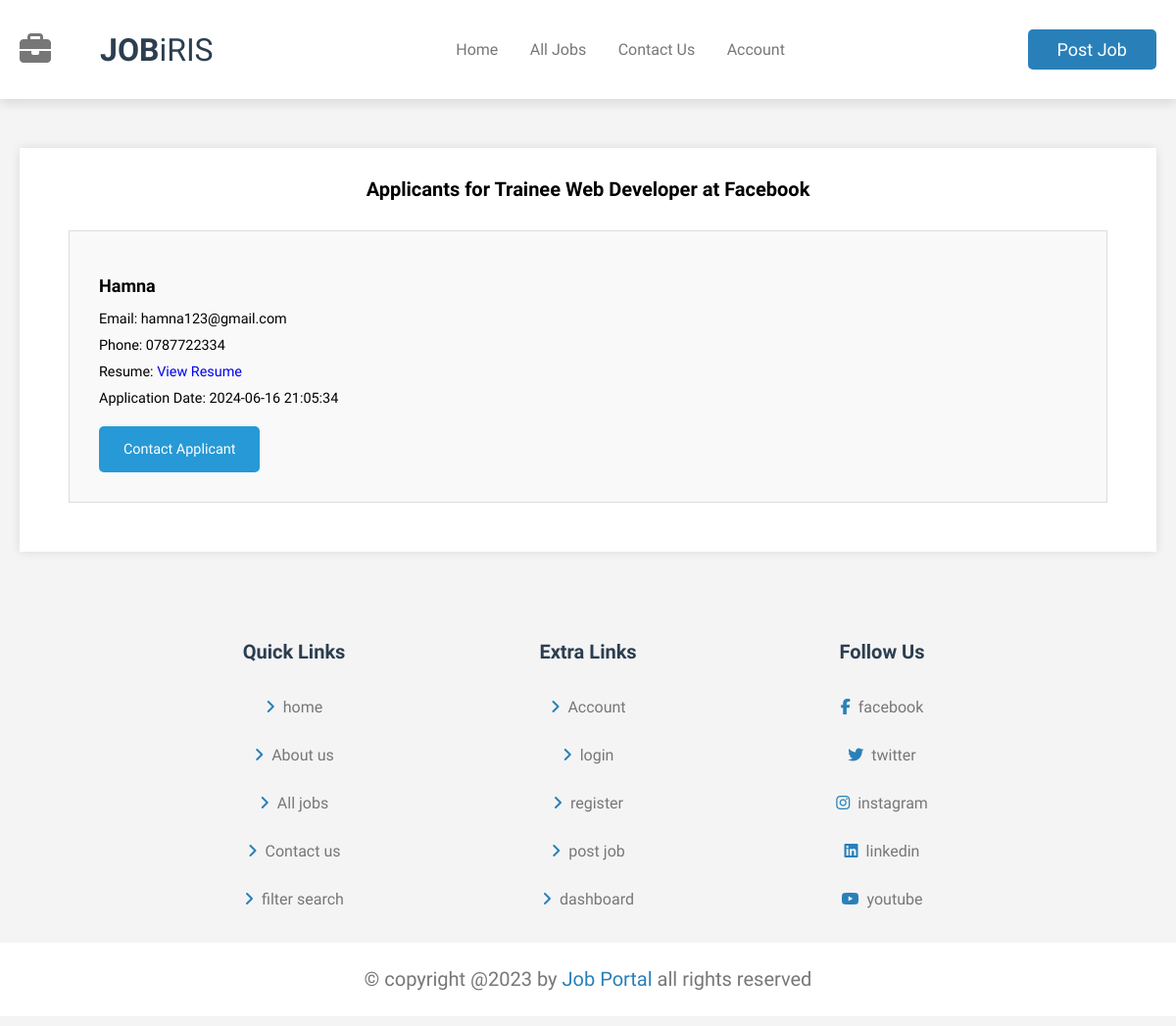
Screenshot of /company/view_applicants.php?id=2 with the database file from the repository.
### tables this page shows
CREATE TABLE `jobs` (
  `job_id` int(11) NOT NULL,
  `company_id` int(11) NOT NULL,
  `job_title` varchar(255) NOT NULL,
  `job_location` varchar(255) NOT NULL,
  `job_type` varchar(50) NOT NULL,
  `job_shift` varchar(50) NOT NULL DEFAULT 'Flexible-Shift',
  `job_description` varchar(200) NOT NULL,
  `skills_required` varchar(100) NOT NULL,
  `salary` varchar(100) NOT NULL,
  `education` varchar(100) NOT NULL,
  `age` varchar(50) NOT NULL,
  `language` varchar(100) NOT NULL,
  `experience` varchar(100) NOT NULL,
  `qualification` varchar(200) NOT NULL,
  `job_image` varchar(255) NOT NULL,
  `created_at` timestamp NOT NULL DEFAULT current_timestamp()
);

CREATE TABLE `company` (
  `company_id` int(11) NOT NULL,
  `company_name` varchar(255) NOT NULL,
  `email` varchar(255) NOT NULL,
  `company_location` varchar(50) DEFAULT NULL,
  `password` varchar(255) NOT NULL,
  `about_company` varchar(200) DEFAULT NULL,
  `jobs_posted` int(50) DEFAULT NULL,
  `established_date` datetime DEFAULT NULL ON UPDATE current_timestamp(),
  `working_employees` int(200) DEFAULT NULL,
  `profile_image` varchar(255) DEFAULT NULL,
  `user_type` varchar(20) NOT NULL DEFAULT 'company'
);

CREATE TABLE `applications` (
  `application_id` int(11) NOT NULL,
  `job_id` int(11) NOT NULL,
  `user_id` int(11) NOT NULL,
  `applicant_name` varchar(255) NOT NULL,
  `applicant_email` varchar(255) NOT NULL,
  `applicant_phone` varchar(20) NOT NULL,
  `applicant_resume` varchar(255) NOT NULL,
  `application_date` timestamp NOT NULL DEFAULT current_timestamp()
);

### company/view_applicants.php (the view, shortened to what this page needs)
<?php
include '../connect/connect.php';
$job_id = intval($_GET['id']);
$sql_job = "SELECT jobs.job_title, company.company_name FROM jobs INNER JOIN company ON jobs.company_id = company.company_id WHERE jobs.job_id = ?";
$stmt_job = $conn->prepare($sql_job);
$stmt_job->bind_param("i", $job_id);
$stmt_job->execute();
$stmt_job->bind_result($job_title, $company_name);
$sql_applicants = "SELECT application_id, applicant_name, applicant_email, applicant_phone, applicant_resume, application_date FROM applications WHERE job_id = ?";
$stmt_applicants = $conn->prepare($sql_applicants);
$stmt_applicants->bind_param("i", $job_id);
$stmt_applicants->execute();
$result_applicants = $stmt_applicants->get_result();
?>
<!DOCTYPE html>
<html lang="en">
<head>
    <link rel="stylesheet" href="../css/style.css">
</head>
<body>
    <?php include 'connect/company_header.php'; ?>
    <div class="container">
        <div class="applicant-list">
            <h1>Applicants for <?php echo htmlspecialchars($job_title); ?> at <?php echo htmlspecialchars($company_name); ?></h1>
            <?php
            if ($result_applicants->num_rows > 0) {
                while($applicant = $result_applicants->fetch_assoc()) {
            ?>
            <div class="applicant">
                <h3><?php echo htmlspecialchars($applicant['applicant_name']); ?></h3>
                <p>Email: <?php echo htmlspecialchars($applicant['applicant_email']); ?></p>
                <p>Phone: <?php echo htmlspecialchars($applicant['applicant_phone']); ?></p>
                <p>Resume: <a href="../uploads/resumes/<?php echo htmlspecialchars($applicant['applicant_resume']); ?>" target="_blank">View Resume</a></p>
                <p>Application Date: <?php echo htmlspecialchars($applicant['application_date']); ?></p>
                <a href="contact_applicant.php?id=<?php echo intval($applicant['application_id']); ?>" class="btn">Contact Applicant</a>
            </div>
            <?php
                }
            } else {
                echo "<p>No applicants found.</p>";
            }
            ?>
        </div>
    </div>
    <?php include 'connect/company_footer.php'; ?>
</body>
</html>

### css/style.css (style rules this page uses)
:root { --main-color:#2980b9; --red:red; --light-color:#777; --light-bg:#eee; --black:#2c3e50; --white:#fff; --box-shadow:0 .5rem 1rem rgba(0,0,0, .1); --border:.1rem rgba(0,0,0, .2); }
* { font-family: 'Comfortaa' , cursive; margin: 0; padding: 0; box-sizing: border-box; text-decoration: none; outline: none; border: none; }
html { font-size: 62.5%; overflow-x: hidden; scroll-padding-top: 7rem; scroll-behavior: smooth; }
body { background-color: var(--light-bg); }
.btn { display: inline-block; margin-top: 1rem; padding: 1rem 3rem; cursor: pointer; font-size: 1.8rem; color: var(--white); background-color: var(--main-color); border-radius: .5rem; text-transform: capitalize; text-align: center; }

### company/view_applicants.php (style rules this page uses)
body { font-family: Arial, sans-serif; background-color: #f4f4f4; margin: 0; padding: 0; }
.container { padding: 20px; }
.applicant-list { background: #fff; padding: 30px; margin: 30px auto; box-shadow: 0 0 10px rgba(0, 0, 0, 0.1); max-width: 1200px; }
.applicant-list h1 { text-align: center; margin-bottom: 30px; font-size: 2em; }
.applicant { background: #f9f9f9; border: 1px solid #ddd; padding: 30px; margin: 20px; font-size: 1.2em; }
.applicant h3 { margin: 15px 0; font-size: 1.5em; }
.applicant p { margin: 10px 0; font-size: 1.2em; }
.applicant a.btn { background-color: #2699d6; color: #fff; padding: 15px 25px; border: none; border-radius: 5px; cursor: pointer; text-decoration: none; font-size: 1.2em; }

### rows the page displays
jobs: job_title "Trainee Web Developer", company.company_name "Facebook"
applications: applicant_name "Hamna", applicant_email "hamna123@gmail.com", applicant_phone "0787722334", application_date "2024-06-16 21:05:34"
